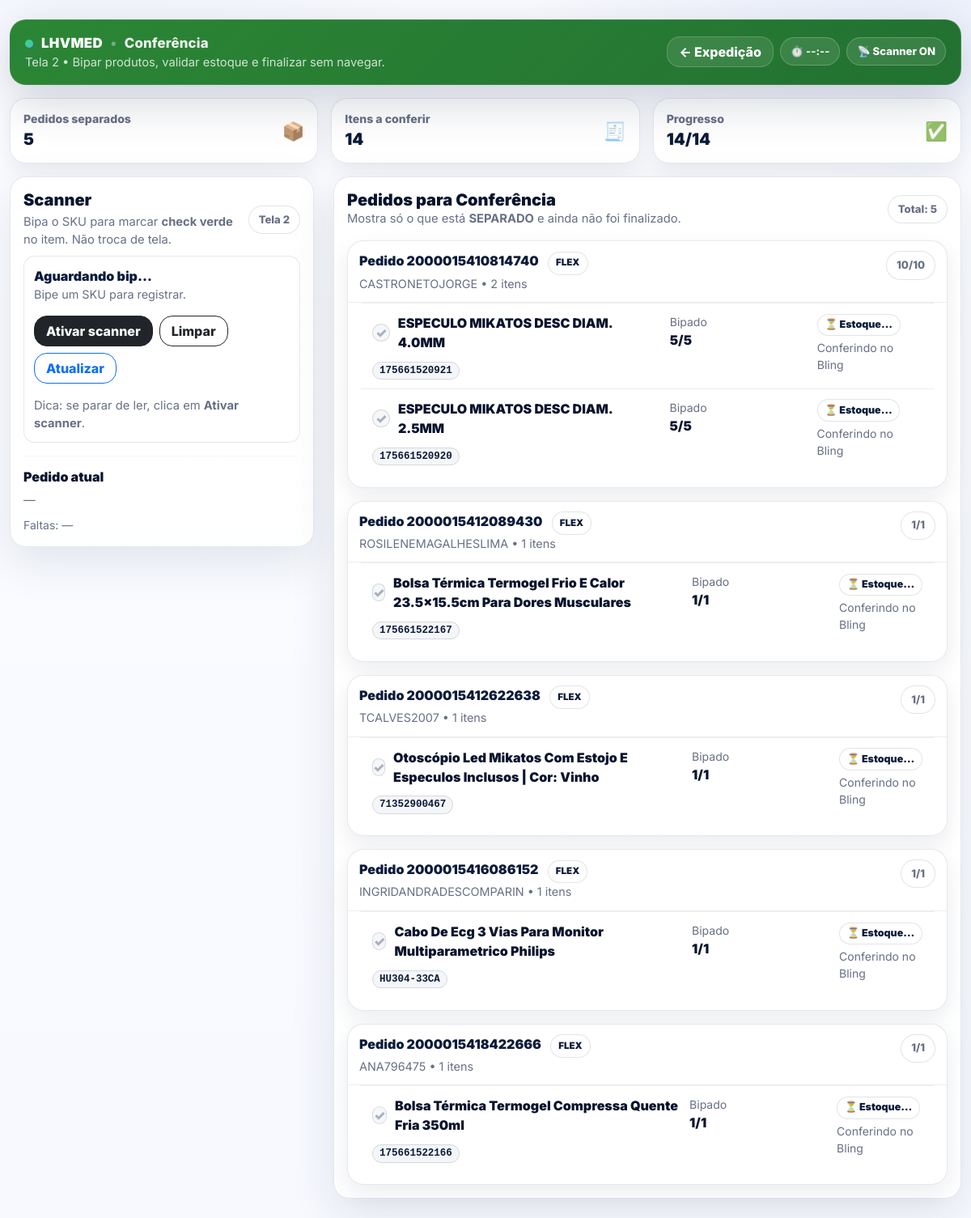
/scanner, run on the app's committed database.
### tables this page shows
CREATE TABLE pedido_produtos (
            id INTEGER PRIMARY KEY AUTOINCREMENT,
            pedido_id INTEGER NOT NULL,
            produto_id INTEGER NOT NULL,
            quantidade INTEGER NOT NULL DEFAULT 1 CHECK (quantidade > 0),
            quantidade_bipada INTEGER NOT NULL DEFAULT 0 CHECK (quantidade_bipada >= 0),
            criado_em DATETIME DEFAULT CURRENT_TIMESTAMP, quantidade_separada INTEGER NOT NULL DEFAULT 0, parent_sku TEXT, parent_nome TEXT,

            FOREIGN KEY(pedido_id) REFERENCES pedidos(id) ON DELETE CASCADE,
            FOREIGN KEY(produto_id) REFERENCES produtos(id) ON DELETE RESTRICT
        );

CREATE TABLE pedidos (
            id INTEGER PRIMARY KEY AUTOINCREMENT,
            ml_id TEXT UNIQUE NOT NULL,
            cliente_nome TEXT NOT NULL,
            status TEXT NOT NULL DEFAULT 'PENDENTE',
            logistic_type TEXT,
            criado_em DATETIME DEFAULT CURRENT_TIMESTAMP,
            atualizado_em DATETIME DEFAULT CURRENT_TIMESTAMP
        , ml_shipping_id TEXT, ml_ship_status TEXT, ml_ship_substatus TEXT, ml_task TEXT, bling_pedido_venda_id INTEGER);

CREATE TABLE produtos (
            id INTEGER PRIMARY KEY AUTOINCREMENT,
            sku TEXT UNIQUE NOT NULL COLLATE NOCASE,
            nome TEXT NOT NULL,
            estoque INTEGER DEFAULT 0 CHECK (estoque >= 0),
            localizacao TEXT DEFAULT 'Geral',
            criado_em DATETIME DEFAULT CURRENT_TIMESTAMP
        , estoque_bling INTEGER);

### routes.py (the view)
@main_routes.route("/scanner")
def scanner():
    pedidos = _load_pedidos("SEPARADO")
    stats = {
        "total_pedidos": len(pedidos),
        "total_itens": sum(int(p.get("total_quantidade") or 0) for p in pedidos),
        "total_bipado": sum(int(p.get("total_bipado") or 0) for p in pedidos),
    }
    return render_template("scanner.html", pedidos=pedidos, stats=stats)

### db/database.py (called while the page is built)
def get_db():
    os.makedirs(os.path.dirname(DB_PATH), exist_ok=True)
    conn = sqlite3.connect(DB_PATH, timeout=30, check_same_thread=False)
    conn.row_factory = sqlite3.Row
    conn.execute("PRAGMA foreign_keys = ON;")
    conn.execute("PRAGMA journal_mode = WAL;")
    conn.execute("PRAGMA synchronous = NORMAL;")
    conn.execute("PRAGMA busy_timeout = 30000;")  # 30s
    return conn

### routes.py (called while the page is built)
def _tipo_envio_label(logistic_type: str) -> str:
    lt = (logistic_type or "").lower()
    if lt == "self_service":
        return "FLEX"
    if lt in ("cross_docking", "drop_off", "xd_drop_off"):
        return "COLETA/AGÊNCIA"
    return lt.upper() if lt else "PADRÃO"

def _pedido_dt(criado_em):
    if isinstance(criado_em, str):
        try:
            return datetime.strptime(criado_em.split(".")[0], "%Y-%m-%d %H:%M:%S")
        except Exception:
            return datetime.now()
    return criado_em or datetime.now()

### templates/scanner.html (shortened to what this page needs)
{% extends "base.html" %}
{% block content %}
<div class="container wrap py-4">
  <div class="cardx topbar mb-3 appHeader">
    <div class="brandRow">
      <div class="brandLeft">
        <p class="brand">
          <span class="dot" aria-hidden="true"></span>
          <span class="brandMark" aria-label="MEDICALD">
            <span class="brandWhite">LHVMED</span>
          </span>
          <span class="divider">•</span>
          <span class="pageName">Conferência</span>
        </p>
        <p class="sub">Tela 2 • Bipar produtos, validar estoque e finalizar sem navegar.</p>
      </div>
      <div class="brandRowRight d-flex align-items-center gap-2 flex-wrap">
        <a href="/" class="btn btn-outline-dark btnx btn-ghost">← Expedição</a>
        <span class="pill" id="clockPill">⏱️ --:--</span>
        <span class="pill pill-strong">📡 Scanner ON</span>
      </div>
    </div>
  </div>
  <div class="row g-3 mb-3">
    <div class="col-12 col-lg-4">
      <div class="metric"><div><div class="k">Pedidos separados</div><div class="v">{{ stats.total_pedidos or 0 }}</div></div><div class="icon">📦</div></div>
    </div>
    <div class="col-12 col-lg-4">
      <div class="metric"><div><div class="k">Itens a conferir</div><div class="v">{{ stats.total_itens or 0 }}</div></div><div class="icon">🧾</div></div>
    </div>
    <div class="col-12 col-lg-4">
      <div class="metric"><div><div class="k">Progresso</div><div class="v">{{ stats.total_bipado or 0 }}/{{ stats.total_itens or 0 }}</div></div><div class="icon">✅</div></div>
    </div>
  </div>
  <div class="row g-4">
    <div class="col-lg-4">
      <div class="cardx">
        <div class="d-flex align-items-center justify-content-between mb-2">
          <div>
            <h5 class="mb-1" style="font-weight:1000;">Scanner</h5>
            <div class="hint">Bipa o SKU para marcar <strong>check verde</strong> no item. Não troca de tela.</div>
          </div>
          <span class="pill">Tela 2</span>
        </div>
        <div class="scan-box mb-3">
          <div id="scanStatus" class="big-status">
            <div class="title">Aguardando bip…</div>
            <div class="sub">Bipe um SKU para registrar.</div>
          </div>
          <div class="d-flex gap-2 mt-3 flex-wrap">
            <button id="focusBtn" class="btn btn-dark btnx">Ativar scanner</button>
            <button id="clearBtn" class="btn btn-outline-dark btnx">Limpar</button>
            <button id="refreshBtn" class="btn btn-outline-primary btnx">Atualizar</button>
          </div>
          <div class="hint mt-3">Dica: se parar de ler, clica em <strong>Ativar scanner</strong>.</div>
        </div>
        <hr style="border-color: var(--border);">
        <div>
          <h6 class="mb-2" style="font-weight:1000;">Pedido atual</h6>
          <div class="hint mb-2" id="pedidoAtualTitle">—</div>
          <div class="small" id="faltasText" style="color: var(--muted);">Faltas: —</div>
        </div>
      </div>
    </div>
    <div class="col-lg-8">
      <div class="cardx">
        <div class="d-flex align-items-center justify-content-between flex-wrap gap-2 mb-2">
          <div>
            <h5 class="mb-0" style="font-weight:1000;">Pedidos para Conferência</h5>
            <div class="hint">Mostra só o que está <strong>SEPARADO</strong> e ainda não foi finalizado.</div>
          </div>
          <span class="pill">Total: {{ pedidos|length }}</span>
        </div>
        {% if pedidos %}
          <div class="d-grid gap-3 mt-3">
            {% for pedido in pedidos %}
              <div class="order-card" data-ml-id="{{ pedido.ml_id }}">
                <div class="order-head">
                  <div>
                    <div class="order-title">Pedido {{ pedido.ml_id }} <span class="chip">{{ pedido.envio_label }}</span></div>
                    <div class="order-sub">{{ pedido.cliente_nome }} • {{ (pedido.itens|length) if pedido.itens else 0 }} itens</div>
                  </div>
                  <span class="pill ok">{{ pedido.total_bipado }}/{{ pedido.total_quantidade }}</span>
                </div>
                <div class="items">
                  {% for item in (pedido.itens or []) %}
                    {% set est = item.get('estoque_bling') %}
                    {% set qtd = item.get('quantidade', 0) %}
                    {% set qtd_bip = item.get('quantidade_bipada', 0) %}
                    <div class="item-row" data-ml-id="{{ pedido.ml_id }}" data-sku="{{ item.get('sku','') }}">
                      <div style="min-width: 220px;">
                        <div class="item-mainline">
                          <span class="item-check" aria-hidden="true">✓</span>
                          <span class="item-name" style="font-weight:1000;">{{ item.get('nome','') }}</span>
                        </div>
                        <div class="mt-2"><span class="sku-pill">{{ item.get('sku','') }}</span></div>
                      </div>
                      <div style="min-width: 170px;">
                        <div class="small" style="color:var(--muted);">Bipado</div>
                        <div style="font-weight:1000;"><span class="qbip">{{ qtd_bip }}</span>/<span class="qtot">{{ qtd }}</span></div>
                      </div>
                      <div>
                        <span class="badge-stock" data-stock-badge>
                          {% if est is none %}
                            ⏳ Estoque…
                          {% else %}
                            Em estoque: {{ est }}
                          {% endif %}
                        </span>
                        <div class="small mt-1" style="color:var(--muted);" data-stock-sub>
                          {% if est is none %}
                            Conferindo no Bling
                          {% else %}
                            Atualizado
                          {% endif %}
                        </div>
                      </div>
                    </div>
                  {% endfor %}
                </div>
              </div>
            {% endfor %}
          </div>
        {% else %}
          <div class="hint mt-3">Sem pedidos “SEPARADO” para conferir agora.</div>
        {% endif %}
      </div>
    </div>
  </div>
</div>
{% endblock %}

### templates/base.html (shortened to what this page needs)
<!DOCTYPE html>
<html lang="pt-br">
<head>
  <link href="https://cdn.jsdelivr.net/npm/bootstrap@5.3.0/dist/css/bootstrap.min.css" rel="stylesheet">
  <link rel="stylesheet" href="{{ url_for('static', filename='css/app.css') }}">
</head>
<body>
  {% block content %}{% endblock %}
</body>
</html>

### data on the page
pedido_produtos: ml_id "2000015410814740", envio_label "FLEX", cliente_nome "CASTRONETOJORGE", itens "2", total_bipado "10", total_quantidade "10", get "ESPECULO MIKATOS DESC DIAM. 4.0MM", get "175661520921", qtd_bip "5", qtd "5"
pedido_produtos: get "ESPECULO MIKATOS DESC DIAM. 2.5MM", get "175661520920", qtd_bip "5", qtd "5"
pedido_produtos: ml_id "2000015412089430", envio_label "FLEX", cliente_nome "ROSILENEMAGALHESLIMA", itens "1", total_bipado "1", total_quantidade "1", get "Bolsa Térmica Termogel Frio E Calor 23.5x15.5cm Para Dores Musculares", get "175661522167", qtd_bip "1", qtd "1"
pedido_produtos: ml_id "2000015412622638", envio_label "FLEX", cliente_nome "TCALVES2007", itens "1", total_bipado "1", total_quantidade "1", get "Otoscópio Led Mikatos Com Estojo E Especulos Inclusos | Cor: Vinho", get "71352900467", qtd_bip "1", qtd "1"
pedido_produtos: ml_id "2000015416086152", envio_label "FLEX", cliente_nome "INGRIDANDRADESCOMPARIN", itens "1", total_bipado "1", total_quantidade "1", get "Cabo De Ecg 3 Vias Para Monitor Multiparametrico Philips", get "HU304-33CA", qtd_bip "1", qtd "1"
pedido_produtos: ml_id "2000015418422666", envio_label "FLEX", cliente_nome "ANA796475", itens "1", total_bipado "1", total_quantidade "1", get "Bolsa Térmica Termogel Compressa Quente Fria 350ml", get "175661522166", qtd_bip "1", qtd "1"

### other printed values
{{ stats.total_pedidos or 0 }} "5"
{{ stats.total_itens or 0 }} "14"
{{ stats.total_bipado or 0 }} "14"
{{ pedidos|length }} "5"
